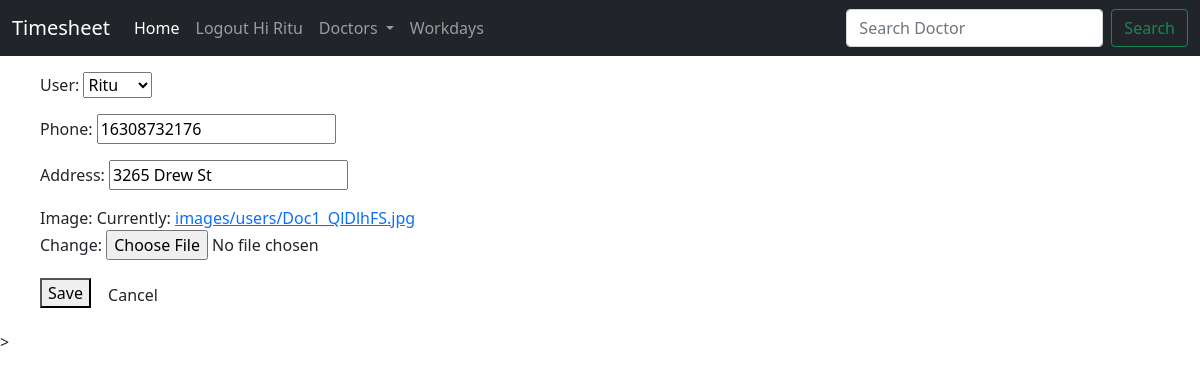
Screenshot of /user/3/update (signed in) with the database file from the repository.
### usermanagement/models.py (models this page shows)
class Profile(models.Model):
    user=models.OneToOneField(User,models.CASCADE)
    phone=models.CharField(max_length=13,blank=True)
    address=models.CharField(max_length=30,blank=True)
    image=models.ImageField(upload_to='images/users')

### usermanagement/views.py (the view)
# urls.py: re_path('^(?P<pk>[0-9]+)/update$',views.ProfileUpdate.as_view(),name='profileupdate'),
class ProfileUpdate(LoginRequiredMixin, UpdateView):
    model=Profile
    form_class = ProfileForm
    template_name = 'users/profile_update.html'
    success_url = reverse_lazy("Users:userslist")
    login_url = 'Users:login'
    def get_object(self, queryset=None):
        obj = UpdateView.get_object(self, queryset=None)
        if not obj.user == self.request.user:
            raise ValidationError('You are not an authorized user')
        return obj

### usermanagement/forms.py
class ProfileForm(forms.ModelForm):
    class Meta:
       model=Profile
       fields='__all__'

### templates/users/profile_update.html (shortened to what this page needs)
{% extends 'base.html' %}
{% block content %}
<dir>
<form method="post" enctype="multipart/form-data">
    {{form.as_p}}
    <button type="submit" value="save">Save</button>
    <a href="{{ view.get_success_url }}" class="btn btn-default">Cancel</a>
</form>
</dir>>
{% endblock %}

### templates/base.html (shortened to what this page needs)
<!DOCTYPE html>
<html lang="en">
<head>
    <link href="https://cdn.jsdelivr.net/npm/bootstrap@5.0.0-beta2/dist/css/bootstrap.min.css"
 rel="stylesheet">
    <link href="https://stackpath.bootstrapcdn.com/font-awesome/4.7.0/css/font-awesome.min.css" rel="stylesheet">
</head>
<body>
<nav class="navbar navbar-expand-lg navbar-dark bg-dark">
  <div class="container-fluid">
    <a class="navbar-brand" href="#">Timesheet</a>
    <div class="collapse navbar-collapse" id="navbarSupportedContent">
      <ul class="navbar-nav me-auto mb-2 mb-lg-0">
        <li class="nav-item">
          <a class="nav-link active" aria-current="page" href="{% url 'home' %}">Home</a>
        </li>
        {% if user.is_authenticated %}
        <li class="nav-item">
          <a class="nav-link" href="{% url 'Users:logout' %}">Logout   Hi {{user.username}}</a>
        </li>
        {% else %}
        <li class="nav-item">
          <a class="nav-link" href="{% url 'Users:login' %}">Login</a>
        </li>
        {% endif %}
        <li class="nav-item dropdown">
          <a class="nav-link dropdown-toggle" href="#" id="navbarDropdown" role="button"
             data-bs-toggle="dropdown" aria-expanded="false">
            Doctors
          </a>
        </li>
        <li class="nav-item">
          <a class="nav-link" href="{% url 'Workday:workday_list' %}">Workdays</a>
        </li>
      </ul>
      <form class="d-flex" method="GET" action="{% url 'Users:userslist' %}">
         <input class="form-control me-2" name="q" value="{{request.GET.q}}" type="search" placeholder="Search Doctor" aria-label="Search">
        <button class="btn btn-outline-success" type="submit">Search</button>
      </form>
    </div>
  </div>
</nav>
{% block content %} {% endblock %}
</body>
</html>

### rows the page displays
Profile: user "Ritu", phone "16308732176", address "3265 Drew St"

### other values shown
{{ user.username }} "Ritu"
